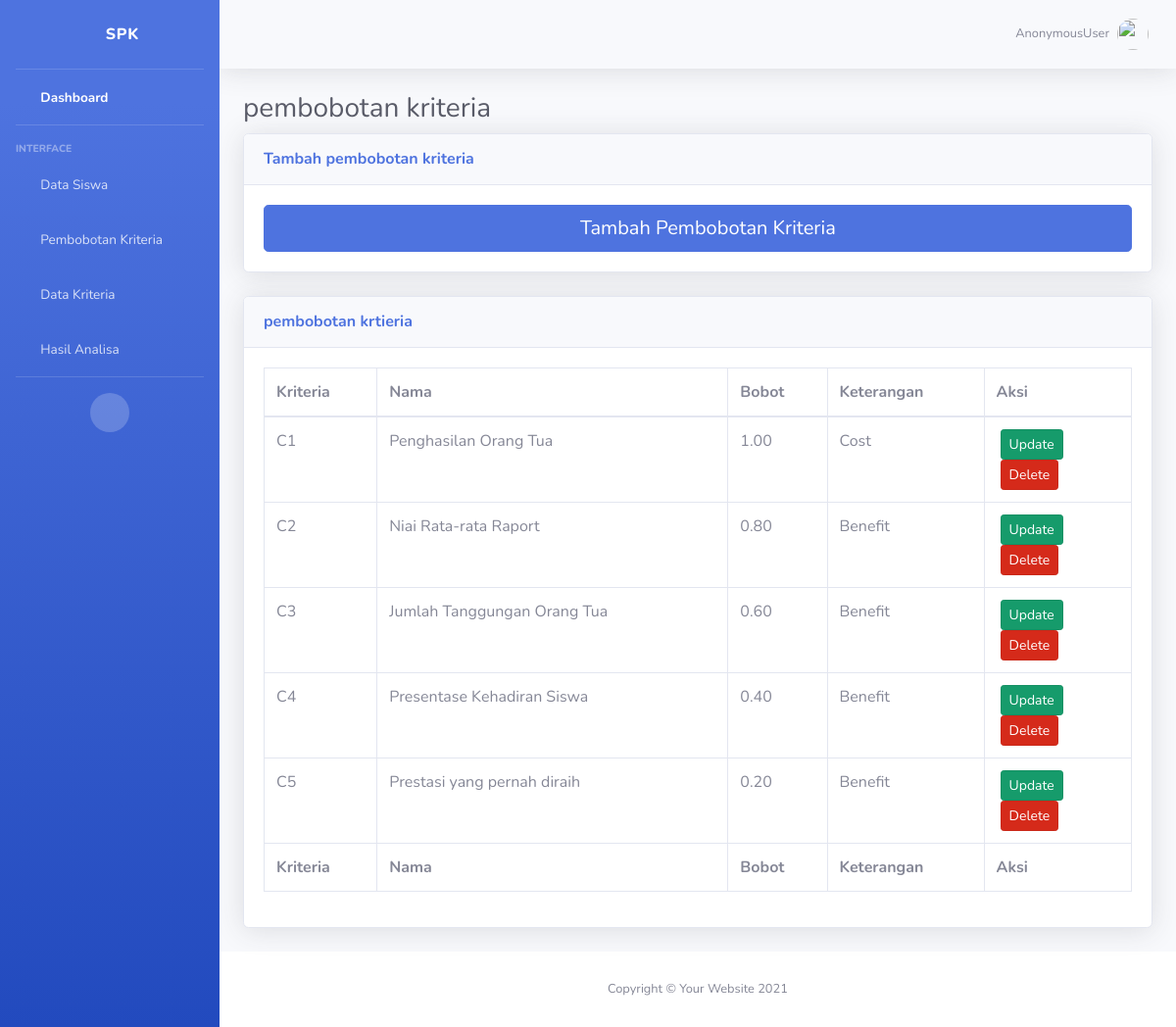
Page /datapembobotankriteria/ on the committed database.
### belajarApp/models.py (models this page shows, shortened)
class PembobotanKriteria(models.Model):
    cb=(('Cost','Cost'),('Benefit','Benefit'))
    kriteria=models.CharField(max_length=100, null=True, default="")
    Name=models.CharField(max_length=100)
    bobot=models.DecimalField(max_digits=3,decimal_places=2)
    Keterangan=models.CharField(default=1, choices=cb, max_length=30)

### belajarApp/views.py (the view)
# urls.py: path('datapembobotankriteria/',views.pembobotankriteria, name='pembobotankriteria'),
def pembobotankriteria(request):
    data=PembobotanKriteria.objects.all()
    context={'tabel':data}
    return render(request, 'indriapp/pembobotankriteria.html',context)

### templates/indriapp/pembobotankriteria.html
{% extends './index.html' %}
{% load crispy_forms_tags %}
{% load static %}
{% block content %}
<div class="container-fluid">
    <h1 class="h3 mb-2 text-gray-800">pembobotan kriteria</h1>
    <div class="card shadow mb-4">
        <div class="card-header py-3">
            <h6 class="m-0 font-weight-bold text-primary">Tambah pembobotan kriteria</h6>
        </div>
        <div class="card-body">
            <a href="{% url 'addpembobotankriteria' %}" role="button" aria-pressed="true" class="btn btn-primary btn-lg btn-block"><i class="fa fa-plus" aria-hidden="true"></i>  Tambah Pembobotan Kriteria</a>
        </div>
    </div>
    <div class="card shadow mb-4">
        <div class="card-header py-3">
            <h6 class="m-0 font-weight-bold text-primary">pembobotan krtieria</h6>
        </div>
        <div class="card-body">
            <div class="table-responsive">
                <table class="table table-bordered" id="dataTable" width="100%" cellspacing="0">
                    <thead>
                        <tr>
                            <th>Kriteria</th>
                            <th>Nama</th>
                            <th>Bobot</th>
                            <th>Keterangan</th>
                            <th>Aksi</th>
                        </tr>
                    </thead>
                    <tfoot>
                        <tr>
                            <th>Kriteria</th>
                            <th>Nama</th>
                            <th>Bobot</th>
                            <th>Keterangan</th>
                            <th>Aksi</th>
                        </tr>
                    </tfoot>
                    <tbody>
                        {% for data in tabel %}
                        <tr>
                            <td>{{data.kriteria}}</td>
                            <td>{{data.Name}}</td>
                            <td>{{data.bobot}}</td>
                            <td>{{data.Keterangan}}</td>
                            <th width="17%">
                                <div class="row">
                                    <a href="{% url 'updatepembobotankriteria' data.id %}" class="btn btn-success btn-sm active ml-3" role="button" aria-pressed="true">Update</a>
                                    <a href="{% url 'deletepembobotankriteria' data.id %}" class="btn btn-danger btn-sm active ml-3" role="button" aria-pressed="true">Delete</a>
                                </div>
                            </th>
                        </tr>
                        {% endfor %}
                    </tbody>
                </table>
            </div>
        </div>
    </div>
</div>
</div>
{% endblock content %}

### rows in the picture
PembobotanKriteria: kriteria "C1", Name "Penghasilan Orang Tua", bobot "1.00", Keterangan "Cost"
PembobotanKriteria: kriteria "C2", Name "Niai Rata-rata Raport", bobot "0.80", Keterangan "Benefit"
PembobotanKriteria: kriteria "C3", Name "Jumlah Tanggungan Orang Tua", bobot "0.60", Keterangan "Benefit"
PembobotanKriteria: kriteria "C4", Name "Presentase Kehadiran Siswa", bobot "0.40", Keterangan "Benefit"
PembobotanKriteria: kriteria "C5", Name "Prestasi yang pernah diraih", bobot "0.20", Keterangan "Benefit"

### other values in the picture
{{ request.user }} "AnonymousUser"
